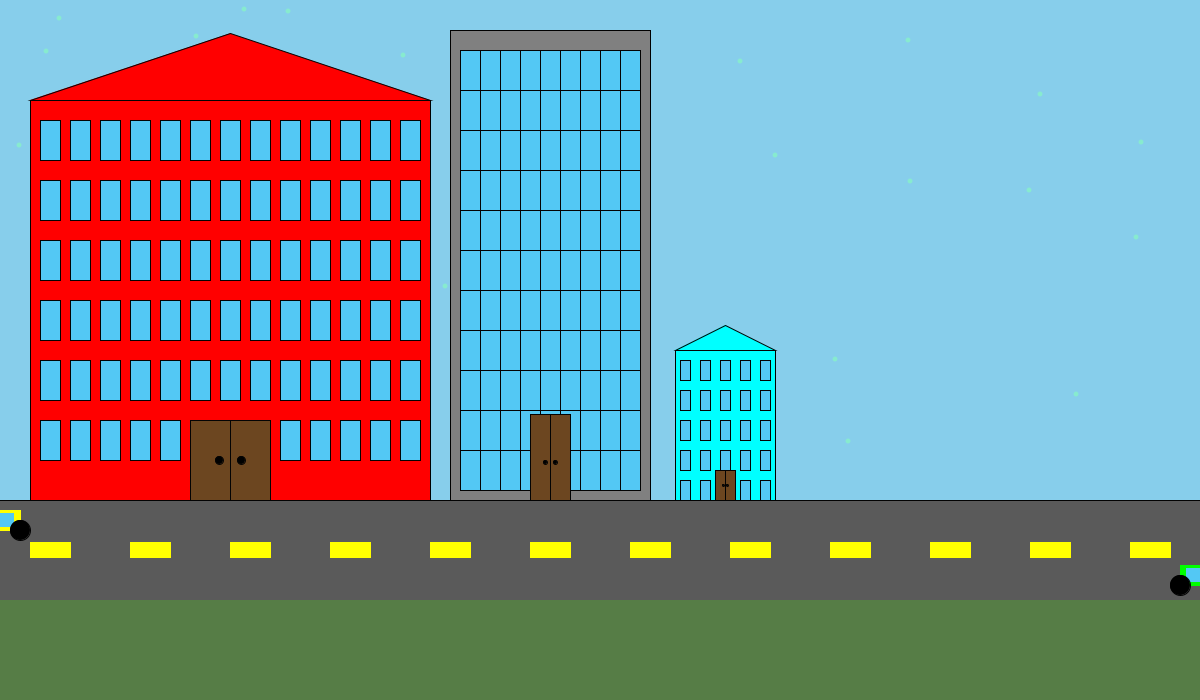
Frame 1 (no input)
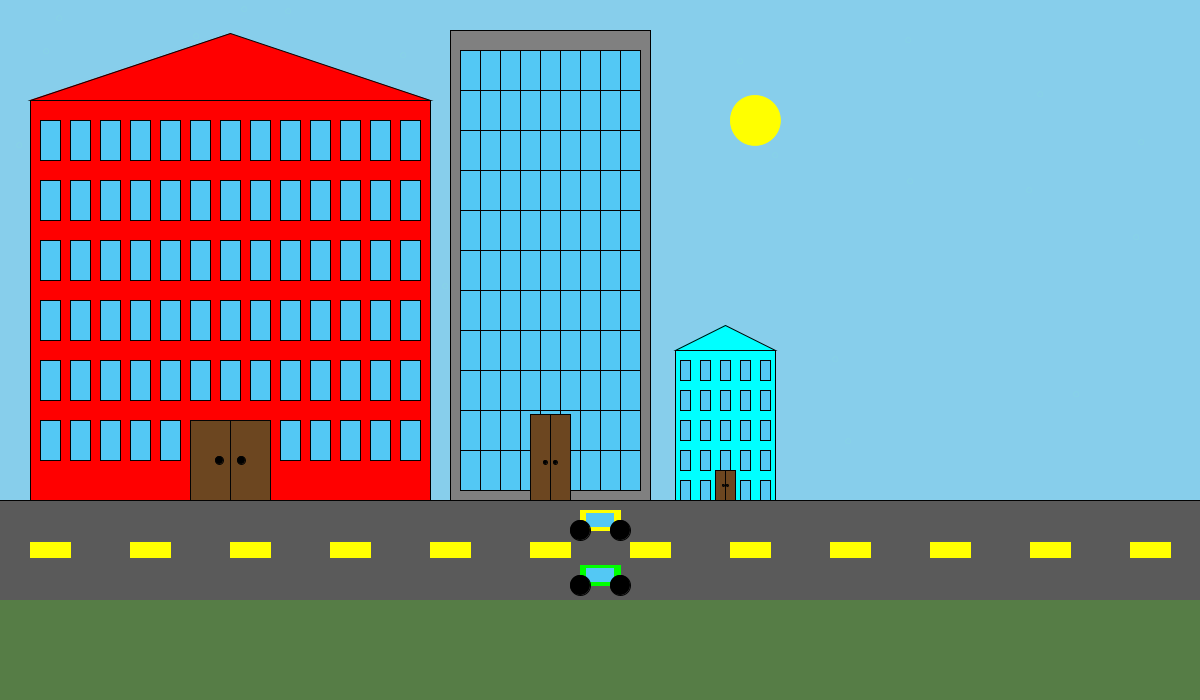
Frame 60 (the mouse pressed at the canvas centre just before this capture)
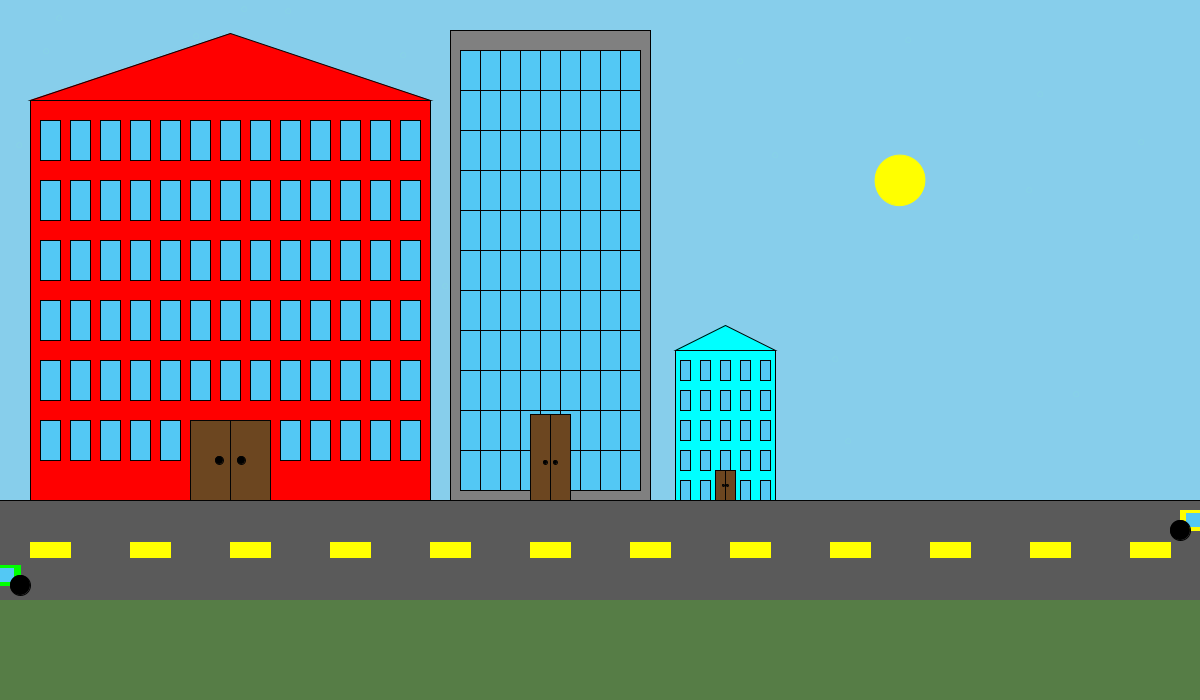
Frame 120 (the mouse held since frame 60 and released just before this capture)

The Processing sketch that drew these frames (run headless with seeded random() and noise(); from frame 60 on, the mouse is pressed at the canvas centre):

// Processing sketch: sketch_231011a
// ── sketch_231011a.pde
//global variables
float r = 135;
float g = 206;
float b = 235;
float r1 = 135;
float g1 = 206;
float b1 = 235;
float time = 0;
Star[] Stars;
//making objects from constructors
Building Skyscraper;
Building Skyscraper2;
Building House;
SunAndMoon Sun;
Car Car1;
Car Car2;

void setup() {
  //screen size
  size(1200, 700);
  //initializing
  
  Skyscraper = new Building(230, 300, 400, 400, 20, 40,30,60,255,0,0,1);
  Skyscraper2 = new Building(550, 270, 200, 480, 20, 40,20,40,128,128,128,0);
  House = new Building(725, 425, 100, 150, 10, 20, 20, 30, 0, 255, 255,1);
  Sun = new SunAndMoon();
  Car1 = new Car(0,520,40,20,255,255,0);
  Car2 = new Car(1200,575,40,20,0,255,0);
  //creates stars using an array of stars
  Stars = new Star[30];
  for (int i=0; i < 30; i++){
    Stars[i] = new Star(int(random(0,1200)),int(random(0,600)));
    Stars[i].drawStar();
  }
  
}
void draw() {
  //setting time on a 24 second clock
  time = time +1;
  if (time == 1440) {
    time = 0;
  }
  //edits background color depending on time
  background(r, g, b);
  if (time <= 432) {
    r = 135;
    g = 206;
    b = 235;
  }
  if (time >432 && time <=576) {
    r += 0.71527777777;
    g -= 0.78472222222;
    b -= 0.88194444444;
  }
  if (time >576 && time <=720) {
    r -= 1.65277777778;
    g -= 0.64583333333;
    b -= 0.75;
  }
  if (time >1152 && time <=1296) {
    r += 1.65277777778;
    g += 0.64583333333;
    b += 0.75;
  }
  if (time >1296 && time <=1440) {
    r -= 0.71527777777;
    g += 0.78472222222;
    b += 0.88194444444;
  }
  //draws each individual star
  for (int i=0; i < 30; i++){
    Stars[i].drawStar();
  }
  strokeWeight(1);
  if (time >0 && time <= 720){
    r1 = r;
    b1 = g;
    g1 = b;
   }
  if (time >720 && time <= 1440){
    r1 = 255;
    b1 = 255;
    g1 = 255;
  }
  //drawing all objects
  Sun.drawSunAndMoon();
  Skyscraper.drawBuilding();
  Skyscraper2.drawBuilding();
  House.drawBuilding();
  //drawing road
  fill(90,90,90);
  rect(600,550,12000,100);
  fill(255,255,0);
  stroke(255,255,0);
  rect(50,550,40,15);
  rect(150,550,40,15);
  rect(250,550,40,15);
  rect(350,550,40,15);
  rect(450,550,40,15);
  rect(550,550,40,15);
  rect(650,550,40,15);
  rect(750,550,40,15);
  rect(850,550,40,15);
  rect(950,550,40,15);
  rect(1050,550,40,15);
  rect(1150,550,40,15);
  stroke(0);
  //drawing cars to go on road
  Car1.drawCar();
  Car1.Move();
  Car2.drawCar();
  Car2.Move();
  fill(#567D46);
  stroke(#567D46);
  //grass for filling space
  rect(600,650,1200,100);
}

// ── Building.pde
class Building{
  //building variables
  int x;
  int y;
  int width1;
  int height1;
  int x2;
  int y2;
  int width2;
  int height2;
  int r1;
  int g1;
  int b1;
  int tophat;
  //building constructor
  Building(int xin, int yin, int w, int h, int xin2, int yin2, int w2, int h2, int rin, int gin, int bin, int th){
    x=xin;
    y=yin;
    width1 = w;
    height1 = h;
    x2=xin2;
    y2=yin2;
    width2=w2;
    height2=h2;
    r1=rin;
    g1=gin;
    b1=bin;
    tophat = th;
  }
  //method to draw building with windows
  void drawBuilding(){
  rectMode(CENTER);
  fill(r1,b1,g1);
  stroke(0);
  rect(x , y, width1,height1);
  //uses nested for loop to create windows
  for (int l = y-height1/2+y2; l < y+height1/2; l+=height2){
    for (int k = x-width1/2+x2; k < x+width1/2; k+=width2){
      fill(83,200,244);
      stroke(3);
      rect(k,l,x2,y2);
    }
  }
  fill(108,70,32);
  //cool math
  rect(x,y+height1/2-height1/10,width1/5,height1/5);
  line(x,y+height1/2,x,y+height1/2-height1/5);
  fill(0);
  circle(x-width1/35,y+height1/2-height1/10,width1/50);
  circle(x+width1/35,y+height1/2-height1/10,width1/50);
  //gives building a top depending on the variable value
  if (tophat == 1){ 
    rectMode(CENTER);
    fill(r1,b1,g1);
    triangle(x-(width1/2),y-(height1/2),x+width1/2,y-height1/2,x,y-height1/1.5);
  }
}

  


} 

// ── Car.pde
//car is a child class of vehicle
class Car extends Vehicle{
  //car variables
  int carR;
  int carG;
  int carB;
  int carW;
  int carH;
  
  //car constructor
  Car(int CX, int CY, int CW, int CH, int CR, int CG, int CB){
    carR = CR;
    carG = CG;
    carB = CB;
    carW = CW;
    carH = CH;
    carX = CX;
    carY = CY;
  }
  //method to draw car
  void drawCar(){
    rectMode(CENTER);
    //edts carx by adding xspeed
    carX = carX +xspeed;
    fill(carR,carG,carB);
    stroke(carR,carG,carB);
    rect(carX + xspeed,carY,carW,carH);
    fill(83,200,244);
    stroke(83,200,244);
    rect(carX+xspeed,carY,carW/1.5,carH/1.5);
    fill(0);
    stroke(0);
    //draws the wheels
    ellipse(carX-carW/2+xspeed,carY+carH/2,carW/2,carW/2);
    ellipse(carX+carW/2+xspeed,carY+carH/2,carW/2,carW/2);
   
    
    
    
  }













}

// ── Stars.pde
//very basic, does not need much code, is pretty self-explanatory
class Star{
  int starX;
  int starY;
  Star(int SX, int SY){
    starX = SX;
    starY = SY;
  }
  void drawStar(){
    strokeWeight(0);
    fill(r1,b1,g1);
    stroke(r1,g1,b1);
    circle(starX, starY, 5);
  }













}

// ── SunAndMoon.pde
//class for the sun and moon
class SunAndMoon{
  //making constructor
  SunAndMoon(){
  
  }
  
  void drawSunAndMoon(){
    //uses push and pop matrix to make only things inside it get affected
    pushMatrix();
    translate(width/2,height);
    //rotates in circle according to time
    rotate(radians(time/1440*360));
    fill(246, 241, 213);
    stroke(246, 241, 213);
    circle(0,width/2,50);
    fill(255,255,0);
    stroke(255,255,0);
    circle(0,-1*width/2,50);
    popMatrix();
  }
  
  
  
  
  
  
  
  
  
  
}

// ── Track.pde
class Track{
  int trackH;
  int trackX;
  int trackY;
  Track(int TX, int TY, int TH){
    trackH = TH;
    trackX  = TX;
    trackY = TY;
  }
  void drawTrack(){
    fill(#c5a172);
    trackX = 20;
    for(int i = 0; i < 1200; i+= 40){
      rect(trackX, trackY, 20, trackH);
      trackX +=40;
    }
  }
      
      
  




}

// ── Train.pde
class Train{
  int trainSpeed;
  int trainR;
  int trainG;
  int trainB;
  int trainX;
  int trainY;
  int trainW;
  int trainH;
  Train(int TX, int TY, int TW, int TH, int TS, int TR, int TG, int TB){
    trainSpeed = TS;
    trainR = TR;
    trainG = TG;
    trainB = TB;
    trainX = TX;
    trainY = TY;
    trainW = TW;
    trainH = TH; 
  }







}

// ── Vehicle.pde
class Vehicle{
  float carX;
  float carY;
  float xspeed;
  void Move(){
      //checks cars position to set whether it should be going forward or backward (if its at the right end go left, if its at the left end go right)
      if (carX >= 1200){
        xspeed = -10;
      }
      else if (carX <=0){
        xspeed = 10;
      } 
  }
     
  
  
  
  
  
  
}
